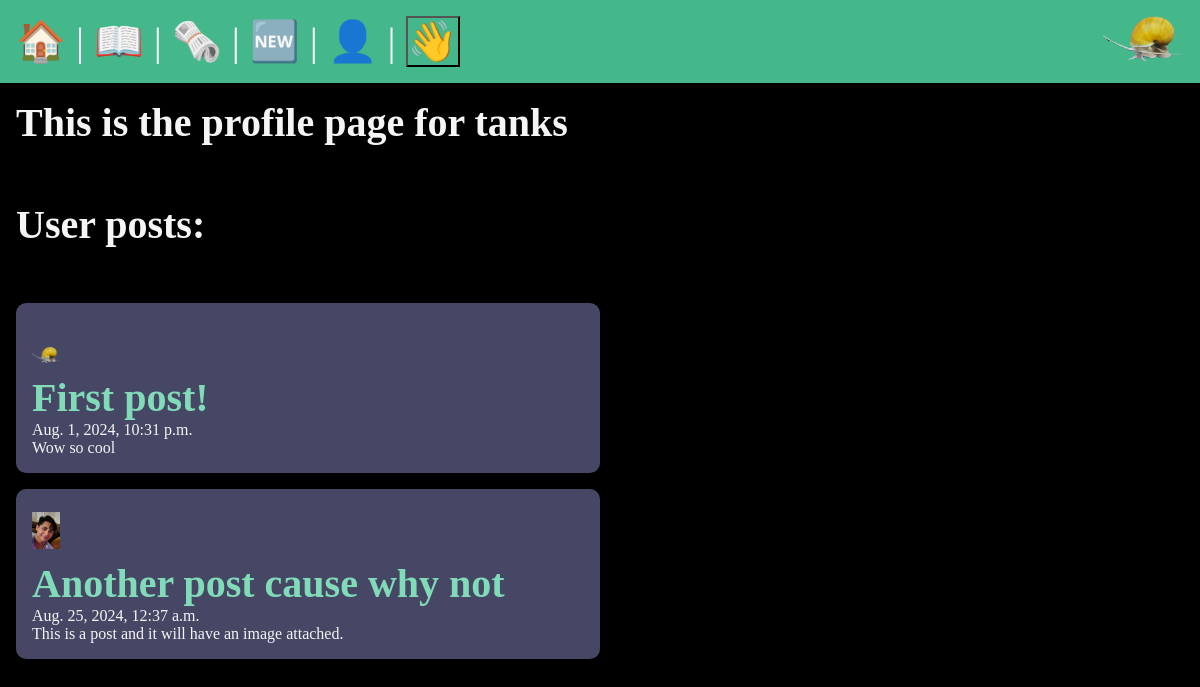
Page /users/profile/tanks (signed in) on the earlier database version.
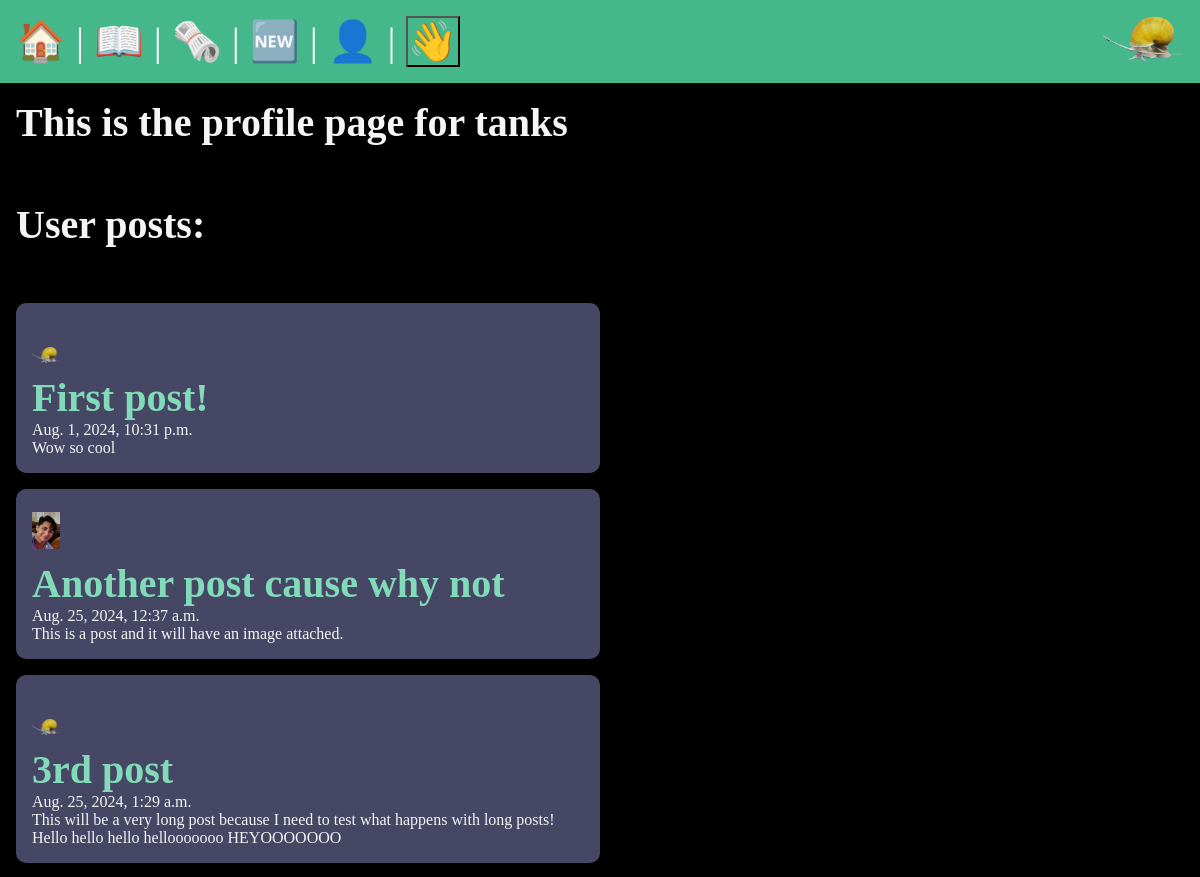
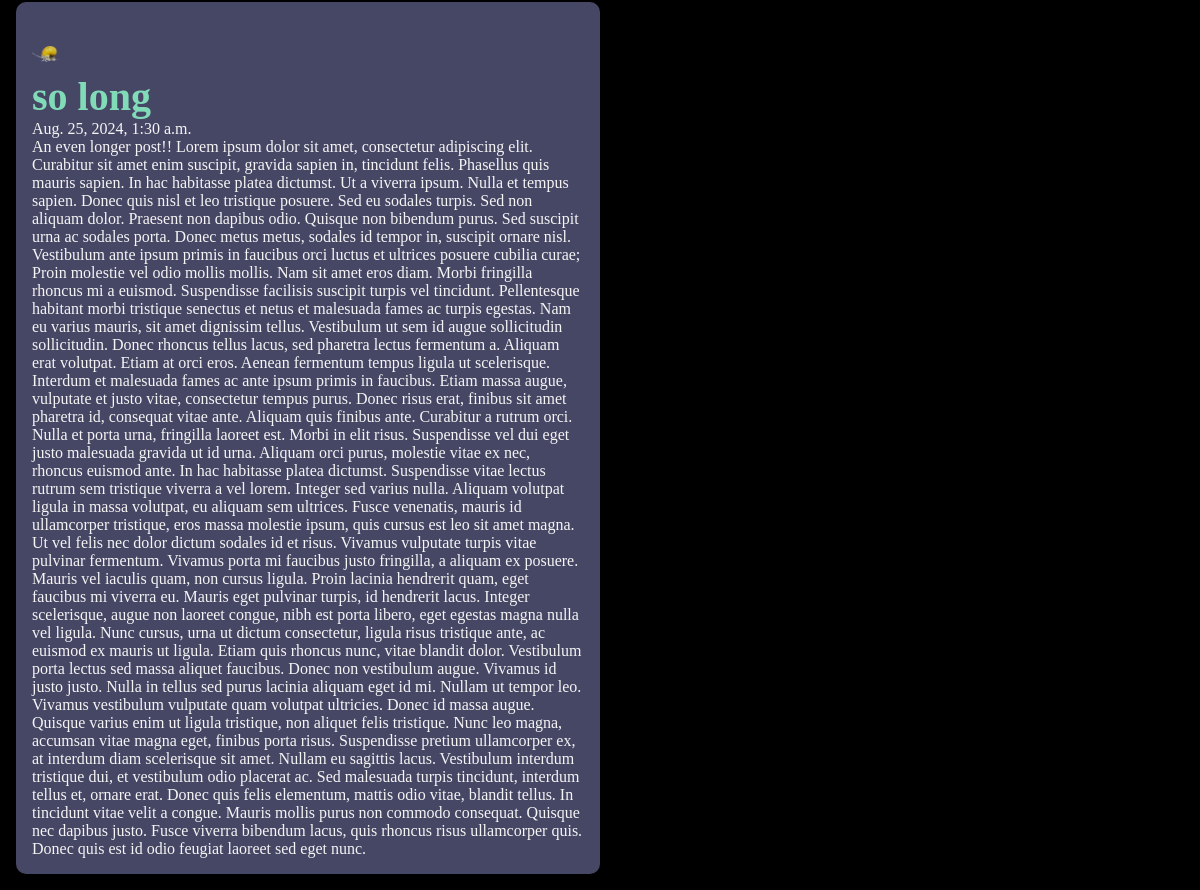
Same page on the later database version (2 pictures, top to bottom).
### posts/models.py (models this page shows, shortened)
class Post(models.Model):
    title = models.CharField(max_length=75)
    body = models.TextField()
    slug = models.SlugField()
    date = models.DateTimeField(auto_now_add=True)
    banner = models.ImageField(default='snail.jpg',blank=True)
    author = models.ForeignKey(User, on_delete=models.CASCADE, default=None)

### users/views.py (the view)
# urls.py: path('profile/<str:username>', views.profile, name='users-profile')
@login_required
def profile(request, username):
    user = get_object_or_404(User, username=username)
    posts = Post.objects.filter(author=user)
    return render(request, 'users/user_profile.html', {'user': user, 'posts': posts})

### users/templates/users/user_profile.html (shortened to what this page needs)
{% extends 'layout.html' %}
{% block content %}
    <h2>This is the profile page for {{user.username}} </h2>
    <br>
    <h2>User posts:</h2>
    <br>
    <section>
    {% for post in posts %}
        <article class = "post">
            <img
            class="post_thumbnail"
            src="{{ post.banner.url }}"
            alt="{{ post.title }}"
            />
            <h2>
                <a href="{% url 'posts:page' slug=post.slug %}">
                {{ post.title }}
                </a>
            </h2>
            <p> {{ post.date }} </p>
            <p> {{ post.body }} </p>
        </article>
    {% endfor %}
    </section>
{% endblock content %}

Differences in the rows shown:
added Post: banner (picture), title "3rd post", date "Aug. 25, 2024, 1:29 a.m.", body "This will be a very long post because I need to test what happens with long posts! Hello hello hello hellooooooo HEYOOOOOOO"
added Post: banner (picture), title "so long", date "Aug. 25, 2024, 1:30 a.m.", body "An even longer post!! Lorem ipsum dolor sit amet, consectetur adipiscing elit. Curabitur sit amet enim suscipit, gravida sapien in, tincidunt felis. Phasellus quis mauris sapien. In hac habitasse platea dictumst. Ut a viverra ipsum. Nulla et tempus sapien. Donec quis nisl et leo tristique posuere. Sed eu sodales turpis. Sed non aliquam dolor. Praesent non dapibus odio. Quisque non bibendum purus. Sed suscipit urna ac sodales porta. Donec metus metus, sodales id tempor in, suscipit ornare nisl. Vestibulum ante ipsum primis in faucibus orci luctus et ultrices posuere cubilia curae; Proin molestie vel odio mollis mollis. Nam sit amet eros diam. Morbi fringilla rhoncus mi a euismod. Suspendisse…"
